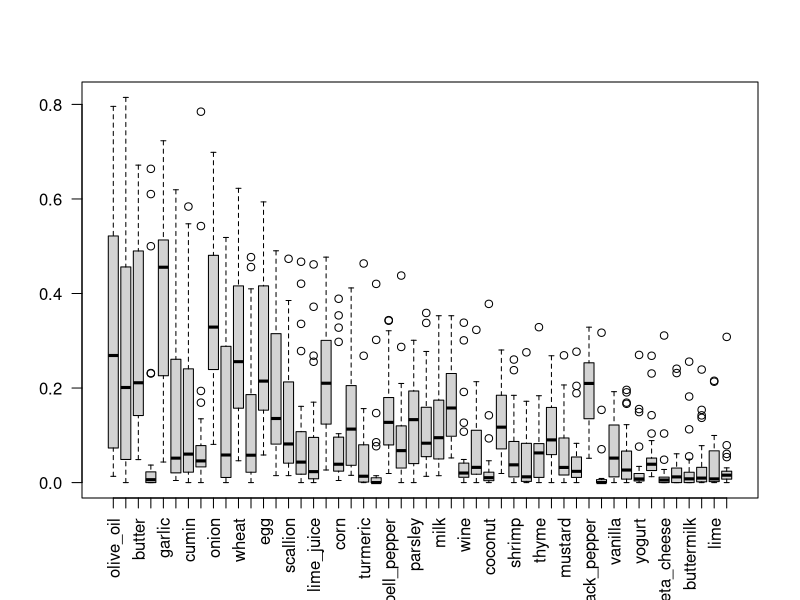
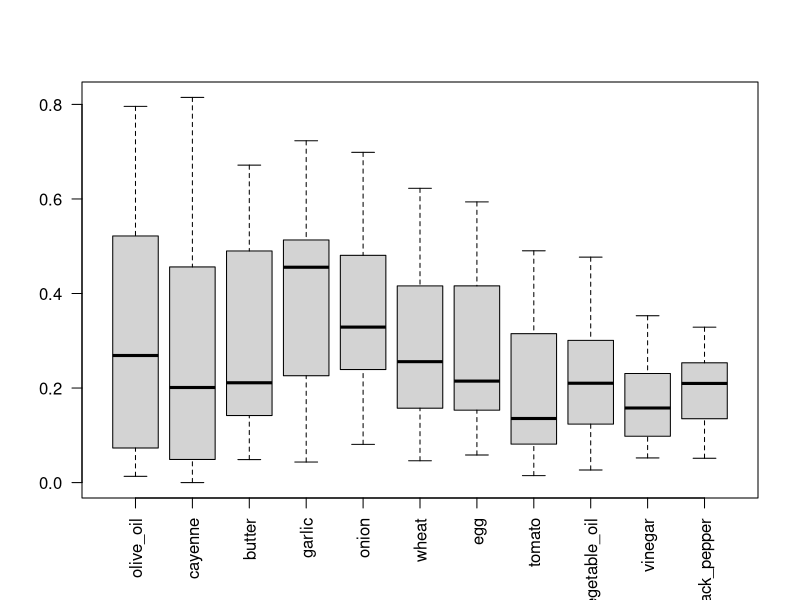
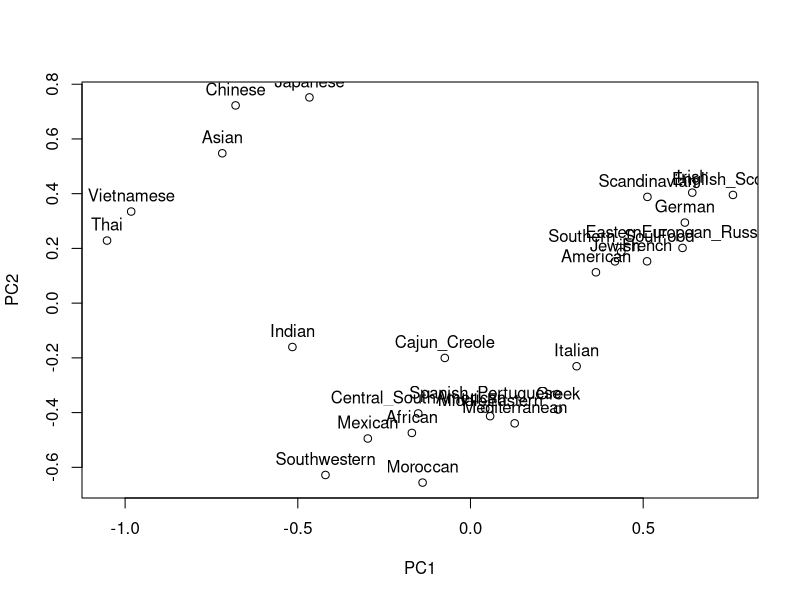

Recreate these plots in R, in order.
#### projet SY09

### Exercice 1

## 1 - description
recettes.pays <- read.csv("donnees/recettes-pays.data", row.names = 1)
dim(recettes.pays)
summary(recettes.pays)

cor(recettes.pays)    # correlation entre les ingrédients
cor(t(recettes.pays)) # correlation entre pays

boxplot(recettes.pays, las = 2)
boxplot(recettes.pays[colMeans(recettes.pays) > 0.15], las = 2) # most used ingredients

#plot(recettes.pays[cor(recettes.pays) > 0.9])

## 2 - ACP

acp.recettes.pays <- prcomp(recettes.pays)  # ACP - variables = ingrédients

plot(acp.recettes.pays$x[,1:2])
text(acp.recettes.pays$x[,1:2], row.names(recettes.pays), pos=3)

acp.recettes.pays$sdev # racine carrée des valeurs absolues
acp.recettes.pays.inertie <- acp.recettes.pays$sdev ^ 2 # valeurs absolues de la matrice de covarience

eigen(cov(recettes.pays))$values
# on retrouve à peu près les mêmes résultat
# on peut considérer les valeurs d'indice supérieur à 26 égales à 0, toutes ces valeurs sont inferieur à 10^-16
# elles ne sont dû qu'à des approximations, en effet on part d'une matrice de rang maximum 26
# on ne peut avoir plus de 26 valeurs propres non nulles.

inertie_total <- sum(acp.recettes.pays.inertie)

acp.recettes.pays.inertiep <- acp.recettes.pays.inertie / inertie_total * 100
inertie_explique <- apply(t(1:26), 2, function(x) sum(acp.recettes.pays.inertiep[1:x]))

# TODO : contributions relatives aux axes - individus ?
# plot des anciens axes dans le nouveau - à voir - certainement ilisible

## 3 - Analyse ascendante hiérarchique









